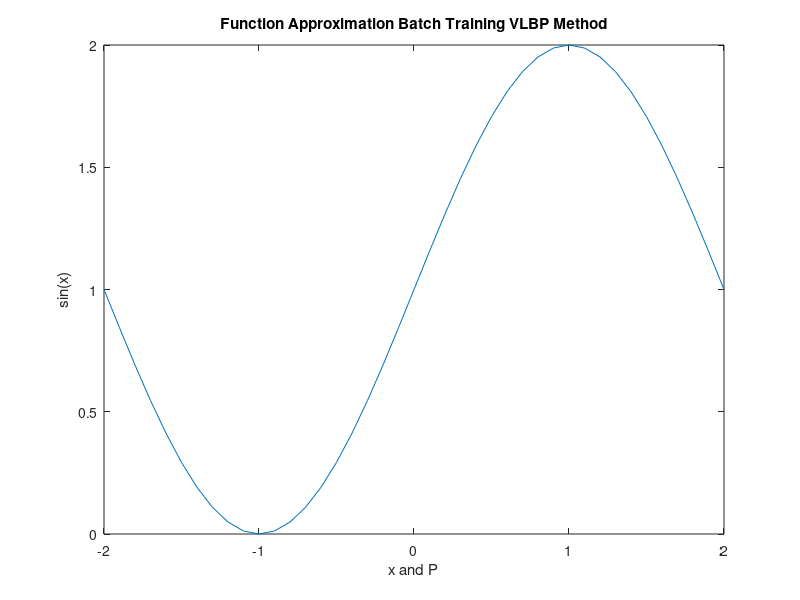

MATLAB code to generate this figure: (Note: this script raises an error after producing the figure.)
%% Batch_Training_VLBP_Finction_Modeling_HW5_E12_16
clear
clc

%% Main Function Plot
x = -2:0.1:2;
y = 1 + sin((pi/2).*x);
plot(x,y)
xlabel('x and P')
ylabel('sin(x)')
title('Function Approximation Batch Training VLBP Method')

%% Network 1-2-1
P = [-2:0.1:2]';

delW10 = -0.5 + (0.5+0.5)*rand(2,1);
delb10 = -0.5 + (0.5+0.5)*rand(2,1);
delW20 = -0.5 + (0.5+0.5)*rand(1,2);
delb20 = -0.5 + (0.5+0.5)*rand(1,1);
alpha = 0.01;
gama = 0.2;
kesi = 0.05;
ro = 0.7;
eta = 1.05;
t = (1 + sin((pi/2).*P))';
W10 = delW10;
b10 = delb10;
W20 = delW20;
b20 = delb20;

delW1 = {};
delb1 = {};
delW2 = {};
delb2 = {};
W1 = {};
b1 = {};
W2 = {};
b2 = {};

delW1{1,1} = delW10;
delb1{1,1} = delb10;
delW2{1,1} = delW20;
delb2{1,1} = delb20;
W1{1,1} = delW1{1,1};
b1{1,1} = delb1{1,1};
W2{1,1} = delW2{1,1};
b2{1,1} = delb2{1,1};
g1_total_W = {};
g1_total_b = {};
g2_total_W = {};
g2_total_b = {};

for kk = 1:8200
    
for ii = 1:size(P,1)
    
    n1 = W1{1,kk} * P(ii,1) + b1{1,kk};
    a1 = logsig(n1);
    n2 = W2{1,kk} * a1 + b2{1,kk};
    a2 = purelin(n2);
    e(1,ii) = t(1,ii)-a2;
    Fdot2 = 1;
    s2 = -2 * Fdot2 * e(1,ii);
    Fdot1 = zeros(size(n1,1),size(n1,1));
    
    for jj = 1:2
        
        Fdot1(jj,jj) = (1-a1(jj,1)) * a1(jj,1);
        
    end
    
    s1 = Fdot1 * (W2{1,kk})' * s2;
    
    g1_W = s1*(P(ii,1))';
    g11_W(1,ii) = g1_W(1,1);
    g12_W(1,ii) = g1_W(2,1);
    g1_b = s1;
    g11_b(1,ii) = g1_b(1,1);
    g12_b(1,ii) = g1_b(2,1);
    
    g2_W = s2*(a1)';
    g21_W(ii,1) = g2_W(1,1);
    g22_W(ii,1) = g2_W(1,2);
    g2_b(1,ii) = s2;
    
    A2_Prime(1,ii) = a2;
    
end

g1_total_W{1,kk} = [sum(g11_W);sum(g12_W)];

g1_total_b{1,kk} = [sum(g11_b);sum(g12_b)];

g2_total_W{1,kk} = [sum(g21_W) sum(g22_W)];

g2_total_b{1,kk} = sum(g2_b);


Fx(1,kk) = e*(e)';

if kk==1
    
    delW1{1,kk+1} = gama*0 - (1-gama)*alpha*g1_total_W{1,kk};
    W1{1,kk+1} = delW1{1,kk+1}+W1{1,kk};
    
    delb1{1,kk+1} = gama*0 - (1-gama)*alpha*g1_total_b{1,kk};
    b1{1,kk+1} = delb1{1,kk+1}+b1{1,kk};
    
    delW2{1,kk+1} = gama*0 - (1-gama)*alpha*g2_total_W{1,kk};
    W2{1,kk+1} = delW2{1,kk+1}+W2{1,kk};
    
    delb2{1,kk+1} = gama*0 - (1-gama)*alpha*g2_total_b{1,kk}; 
    b2{1,kk+1} = delb2{1,kk+1}+b2{1,kk};
    
end

if kk >=2
    
    if Fx(1,kk) > (kesi+1)*Fx(1,kk-1)
        
       W1{1,kk} = W1{1,kk-1};
       delW1{1,kk} = delW1{1,kk-1};
       g1_total_W{1,kk} = g1_total_W{1,kk-1};
       
       b1{1,kk} = b1{1,kk-1};
       delb1{1,kk} = delb1{1,kk-1};
       g1_total_b{1,kk} = g1_total_b{1,kk-1};
       
       W2{1,kk} = W2{1,kk-1};
       delW2{1,kk} = delW2{1,kk-1};
       g2_total_W{1,kk} = g2_total_W{1,kk-1};
       
       b2{1,kk} = b2{1,kk-1};
       delb2{1,kk} = delb2{1,kk-1};
       g2_total_b{1,kk} = g2_total_b{1,kk-1};
       
       gama = 0;
       alpha = alpha*ro;
       
       delW1{1,kk+1} = gama*delW1{1,kk} - (1-gama)*alpha*g1_total_W{1,kk};
       W1{1,kk+1} = delW1{1,kk+1}+W1{1,kk};
    
       delb1{1,kk+1} = gama*delb1{1,kk} - (1-gama)*alpha*g1_total_b{1,kk};
       b1{1,kk+1} = delb1{1,kk+1}+b1{1,kk};
    
       delW2{1,kk+1} = gama*delW2{1,kk} - (1-gama)*alpha*g2_total_W{1,kk};
       W2{1,kk+1} = delW2{1,kk+1}+W2{1,kk};
    
       delb2{1,kk+1} = gama*delb2{1,kk} - (1-gama)*alpha*g2_total_b{1,kk}; 
       b2{1,kk+1} = delb2{1,kk+1}+b2{1,kk};
       
       
    end
    if Fx(1,kk) < Fx(1,kk-1)
        
        gama = 0.2;
        alpha = alpha*eta;
        
        delW1{1,kk+1} = gama*delW1{1,kk} - (1-gama)*alpha*g1_total_W{1,kk};
        W1{1,kk+1} = delW1{1,kk+1}+W1{1,kk};
    
        delb1{1,kk+1} = gama*delb1{1,kk} - (1-gama)*alpha*g1_total_b{1,kk};
        b1{1,kk+1} = delb1{1,kk+1}+b1{1,kk};
    
        delW2{1,kk+1} = gama*delW2{1,kk} - (1-gama)*alpha*g2_total_W{1,kk};
        W2{1,kk+1} = delW2{1,kk+1}+W2{1,kk};
    
        delb2{1,kk+1} = gama*delb2{1,kk} - (1-gama)*alpha*g2_total_b{1,kk}; 
        b2{1,kk+1} = delb2{1,kk+1}+b2{1,kk};
        
    end
    
    if Fx(1,kk)>=Fx(1,kk-1) && Fx(1,kk)<(kesi+1)*Fx(1,kk-1)
        
        gama = 0.2;
        
        delW1{1,kk+1} = gama*delW1{1,kk} - (1-gama)*alpha*g1_total_W{1,kk};
        W1{1,kk+1} = delW1{1,kk+1}+W1{1,kk};
    
        delb1{1,kk+1} = gama*delb1{1,kk} - (1-gama)*alpha*g1_total_b{1,kk};
        b1{1,kk+1} = delb1{1,kk+1}+b1{1,kk};
    
        delW2{1,kk+1} = gama*delW2{1,kk} - (1-gama)*alpha*g2_total_W{1,kk};
        W2{1,kk+1} = delW2{1,kk+1}+W2{1,kk};
    
        delb2{1,kk+1} = gama*delb2{1,kk} - (1-gama)*alpha*g2_total_b{1,kk}; 
        b2{1,kk+1} = delb2{1,kk+1}+b2{1,kk};
        
    end
    
end

end
 %% The Value Of Final Weights and Biases
fprintf('The First Layer Weight Matrix Of 1-2-1 Network Converges to\n')
disp(W1(1,kk))
fprintf('The First Layer Bias Matrix Of 1-2-1 Network Converges to\n')
disp(b1(1,kk))
fprintf('The Second Layer Weight Matrix Of 1-2-1 Network Converges to\n')
disp(W2(1,kk))
fprintf('The Second Layer Bias Matrix Of 1-2-1 Network Converges to\n')
disp(b2(1,kk))

 %% Plots Of Networks Output
  hold on
  plot(P,A2_Prime)
  legend('Main Function','1-2-1 Network','Location','northwest')